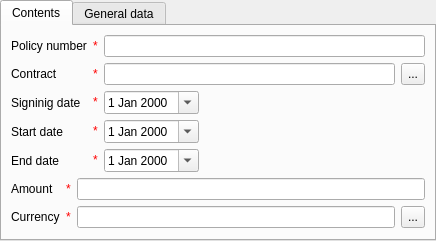
<?xml version="1.0" encoding="UTF-8"?>
<ui version="4.0">
 <class>insuranceCardPage</class>
 <widget class="ma::chrono::CardPage" name="insuranceCardPage">
  <property name="geometry">
   <rect>
    <x>0</x>
    <y>0</y>
    <width>436</width>
    <height>239</height>
   </rect>
  </property>
  <property name="windowTitle">
   <string> - Insurances</string>
  </property>
  <layout class="QVBoxLayout" name="verticalLayout">
   <property name="margin">
    <number>0</number>
   </property>
   <item>
    <widget class="QTabWidget" name="tabWidget">
     <property name="currentIndex">
      <number>0</number>
     </property>
     <widget class="QWidget" name="contentsTab">
      <attribute name="title">
       <string>Contents</string>
      </attribute>
      <layout class="QGridLayout" name="gridLayout">
       <item row="1" column="1">
        <widget class="QLineEdit" name="policyNumberEdit"/>
       </item>
       <item row="5" column="1">
        <layout class="QHBoxLayout" name="horizontalLayout_24">
         <item>
          <widget class="QDateEdit" name="signingDateEdit">
           <property name="calendarPopup">
            <bool>true</bool>
           </property>
          </widget>
         </item>
         <item>
          <spacer name="horizontalSpacer">
           <property name="orientation">
            <enum>Qt::Horizontal</enum>
           </property>
           <property name="sizeHint" stdset="0">
            <size>
             <width>40</width>
             <height>20</height>
            </size>
           </property>
          </spacer>
         </item>
        </layout>
       </item>
       <item row="9" column="1">
        <layout class="QHBoxLayout" name="horizontalLayout_25">
         <item>
          <widget class="QDateEdit" name="endDateEdit">
           <property name="calendarPopup">
            <bool>true</bool>
           </property>
          </widget>
         </item>
         <item>
          <spacer name="horizontalSpacer_2">
           <property name="orientation">
            <enum>Qt::Horizontal</enum>
           </property>
           <property name="sizeHint" stdset="0">
            <size>
             <width>40</width>
             <height>20</height>
            </size>
           </property>
          </spacer>
         </item>
        </layout>
       </item>
       <item row="10" column="0" colspan="2">
        <layout class="QGridLayout" name="gridLayout_4">
         <item row="2" column="1">
          <widget class="QLineEdit" name="amountEdit"/>
         </item>
         <item row="4" column="1">
          <layout class="QHBoxLayout" name="horizontalLayout_22">
           <item>
            <widget class="QLineEdit" name="currencyEdit">
             <property name="readOnly">
              <bool>true</bool>
             </property>
            </widget>
           </item>
           <item>
            <widget class="QToolButton" name="currencyBtn">
             <property name="sizePolicy">
              <sizepolicy hsizetype="Fixed" vsizetype="Preferred">
               <horstretch>0</horstretch>
               <verstretch>0</verstretch>
              </sizepolicy>
             </property>
             <property name="text">
              <string>...</string>
             </property>
            </widget>
           </item>
          </layout>
         </item>
         <item row="2" column="0">
          <layout class="QHBoxLayout" name="horizontalLayout_6">
           <item>
            <widget class="QLabel" name="label_5">
             <property name="text">
              <string>Amount</string>
             </property>
            </widget>
           </item>
           <item>
            <widget class="QLabel" name="asterikLabel_6">
             <property name="sizePolicy">
              <sizepolicy hsizetype="Maximum" vsizetype="Preferred">
               <horstretch>0</horstretch>
               <verstretch>0</verstretch>
              </sizepolicy>
             </property>
             <property name="toolTip">
              <string>required field</string>
             </property>
             <property name="text">
              <string>&lt;!DOCTYPE HTML PUBLIC &quot;-//W3C//DTD HTML 4.0//EN&quot; &quot;http://www.w3.org/TR/REC-html40/strict.dtd&quot;&gt;
&lt;html&gt;
&lt;head&gt;
&lt;meta name=&quot;qrichtext&quot; content=&quot;1&quot;/&gt;
&lt;/head&gt;
&lt;body&gt;
&lt;span style=&quot; color:red;&quot;&gt;*&lt;/span&gt;
&lt;/body&gt;
&lt;/html&gt;</string>
             </property>
            </widget>
           </item>
          </layout>
         </item>
         <item row="4" column="0">
          <layout class="QHBoxLayout" name="horizontalLayout_7">
           <item>
            <widget class="QLabel" name="label_6">
             <property name="text">
              <string>Currency</string>
             </property>
            </widget>
           </item>
           <item>
            <widget class="QLabel" name="asterikLabel_7">
             <property name="sizePolicy">
              <sizepolicy hsizetype="Maximum" vsizetype="Preferred">
               <horstretch>0</horstretch>
               <verstretch>0</verstretch>
              </sizepolicy>
             </property>
             <property name="toolTip">
              <string>required field</string>
             </property>
             <property name="text">
              <string>&lt;!DOCTYPE HTML PUBLIC &quot;-//W3C//DTD HTML 4.0//EN&quot; &quot;http://www.w3.org/TR/REC-html40/strict.dtd&quot;&gt;
&lt;html&gt;
&lt;head&gt;
&lt;meta name=&quot;qrichtext&quot; content=&quot;1&quot;/&gt;
&lt;/head&gt;
&lt;body&gt;
&lt;span style=&quot; color:red;&quot;&gt;*&lt;/span&gt;
&lt;/body&gt;
&lt;/html&gt;</string>
             </property>
            </widget>
           </item>
          </layout>
         </item>
        </layout>
       </item>
       <item row="16" column="0" colspan="2">
        <spacer name="verticalSpacer">
         <property name="orientation">
          <enum>Qt::Vertical</enum>
         </property>
         <property name="sizeHint" stdset="0">
          <size>
           <width>20</width>
           <height>40</height>
          </size>
         </property>
        </spacer>
       </item>
       <item row="3" column="1">
        <layout class="QHBoxLayout" name="horizontalLayout_23">
         <item>
          <widget class="QLineEdit" name="contractNumberEdit">
           <property name="readOnly">
            <bool>true</bool>
           </property>
          </widget>
         </item>
         <item>
          <widget class="QToolButton" name="contractBtn">
           <property name="sizePolicy">
            <sizepolicy hsizetype="Fixed" vsizetype="Preferred">
             <horstretch>0</horstretch>
             <verstretch>0</verstretch>
            </sizepolicy>
           </property>
           <property name="text">
            <string>...</string>
           </property>
          </widget>
         </item>
        </layout>
       </item>
       <item row="7" column="1">
        <layout class="QHBoxLayout" name="horizontalLayout_26">
         <item>
          <widget class="QDateEdit" name="startDateEdit">
           <property name="calendarPopup">
            <bool>true</bool>
           </property>
          </widget>
         </item>
         <item>
          <spacer name="horizontalSpacer_3">
           <property name="orientation">
            <enum>Qt::Horizontal</enum>
           </property>
           <property name="sizeHint" stdset="0">
            <size>
             <width>40</width>
             <height>20</height>
            </size>
           </property>
          </spacer>
         </item>
        </layout>
       </item>
       <item row="1" column="0">
        <layout class="QHBoxLayout" name="horizontalLayout">
         <item>
          <widget class="QLabel" name="label_3">
           <property name="text">
            <string>Policy number</string>
           </property>
          </widget>
         </item>
         <item>
          <widget class="QLabel" name="asterikLabel">
           <property name="sizePolicy">
            <sizepolicy hsizetype="Maximum" vsizetype="Preferred">
             <horstretch>0</horstretch>
             <verstretch>0</verstretch>
            </sizepolicy>
           </property>
           <property name="toolTip">
            <string>required field</string>
           </property>
           <property name="text">
            <string>&lt;!DOCTYPE HTML PUBLIC &quot;-//W3C//DTD HTML 4.0//EN&quot; &quot;http://www.w3.org/TR/REC-html40/strict.dtd&quot;&gt;
&lt;html&gt;
&lt;head&gt;
&lt;meta name=&quot;qrichtext&quot; content=&quot;1&quot;/&gt;
&lt;/head&gt;
&lt;body&gt;
&lt;span style=&quot; color:red;&quot;&gt;*&lt;/span&gt;
&lt;/body&gt;
&lt;/html&gt;</string>
           </property>
          </widget>
         </item>
        </layout>
       </item>
       <item row="3" column="0">
        <layout class="QHBoxLayout" name="horizontalLayout_2">
         <item>
          <widget class="QLabel" name="label">
           <property name="text">
            <string>Contract</string>
           </property>
          </widget>
         </item>
         <item>
          <widget class="QLabel" name="asterikLabel_2">
           <property name="sizePolicy">
            <sizepolicy hsizetype="Maximum" vsizetype="Preferred">
             <horstretch>0</horstretch>
             <verstretch>0</verstretch>
            </sizepolicy>
           </property>
           <property name="toolTip">
            <string>required field</string>
           </property>
           <property name="text">
            <string>&lt;!DOCTYPE HTML PUBLIC &quot;-//W3C//DTD HTML 4.0//EN&quot; &quot;http://www.w3.org/TR/REC-html40/strict.dtd&quot;&gt;
&lt;html&gt;
&lt;head&gt;
&lt;meta name=&quot;qrichtext&quot; content=&quot;1&quot;/&gt;
&lt;/head&gt;
&lt;body&gt;
&lt;span style=&quot; color:red;&quot;&gt;*&lt;/span&gt;
&lt;/body&gt;
&lt;/html&gt;</string>
           </property>
          </widget>
         </item>
        </layout>
       </item>
       <item row="5" column="0">
        <layout class="QHBoxLayout" name="horizontalLayout_3">
         <item>
          <widget class="QLabel" name="label_2">
           <property name="text">
            <string>Signinig date</string>
           </property>
          </widget>
         </item>
         <item>
          <widget class="QLabel" name="asterikLabel_3">
           <property name="sizePolicy">
            <sizepolicy hsizetype="Maximum" vsizetype="Preferred">
             <horstretch>0</horstretch>
             <verstretch>0</verstretch>
            </sizepolicy>
           </property>
           <property name="toolTip">
            <string>required field</string>
           </property>
           <property name="text">
            <string>&lt;!DOCTYPE HTML PUBLIC &quot;-//W3C//DTD HTML 4.0//EN&quot; &quot;http://www.w3.org/TR/REC-html40/strict.dtd&quot;&gt;
&lt;html&gt;
&lt;head&gt;
&lt;meta name=&quot;qrichtext&quot; content=&quot;1&quot;/&gt;
&lt;/head&gt;
&lt;body&gt;
&lt;span style=&quot; color:red;&quot;&gt;*&lt;/span&gt;
&lt;/body&gt;
&lt;/html&gt;</string>
           </property>
          </widget>
         </item>
        </layout>
       </item>
       <item row="7" column="0">
        <layout class="QHBoxLayout" name="horizontalLayout_4">
         <item>
          <widget class="QLabel" name="label_8">
           <property name="text">
            <string>Start date</string>
           </property>
          </widget>
         </item>
         <item>
          <widget class="QLabel" name="asterikLabel_4">
           <property name="sizePolicy">
            <sizepolicy hsizetype="Maximum" vsizetype="Preferred">
             <horstretch>0</horstretch>
             <verstretch>0</verstretch>
            </sizepolicy>
           </property>
           <property name="toolTip">
            <string>required field</string>
           </property>
           <property name="text">
            <string>&lt;!DOCTYPE HTML PUBLIC &quot;-//W3C//DTD HTML 4.0//EN&quot; &quot;http://www.w3.org/TR/REC-html40/strict.dtd&quot;&gt;
&lt;html&gt;
&lt;head&gt;
&lt;meta name=&quot;qrichtext&quot; content=&quot;1&quot;/&gt;
&lt;/head&gt;
&lt;body&gt;
&lt;span style=&quot; color:red;&quot;&gt;*&lt;/span&gt;
&lt;/body&gt;
&lt;/html&gt;</string>
           </property>
          </widget>
         </item>
        </layout>
       </item>
       <item row="9" column="0">
        <layout class="QHBoxLayout" name="horizontalLayout_5">
         <item>
          <widget class="QLabel" name="label_4">
           <property name="text">
            <string>End date</string>
           </property>
          </widget>
         </item>
         <item>
          <widget class="QLabel" name="asterikLabel_5">
           <property name="sizePolicy">
            <sizepolicy hsizetype="Maximum" vsizetype="Preferred">
             <horstretch>0</horstretch>
             <verstretch>0</verstretch>
            </sizepolicy>
           </property>
           <property name="toolTip">
            <string>required field</string>
           </property>
           <property name="text">
            <string>&lt;!DOCTYPE HTML PUBLIC &quot;-//W3C//DTD HTML 4.0//EN&quot; &quot;http://www.w3.org/TR/REC-html40/strict.dtd&quot;&gt;
&lt;html&gt;
&lt;head&gt;
&lt;meta name=&quot;qrichtext&quot; content=&quot;1&quot;/&gt;
&lt;/head&gt;
&lt;body&gt;
&lt;span style=&quot; color:red;&quot;&gt;*&lt;/span&gt;
&lt;/body&gt;
&lt;/html&gt;</string>
           </property>
          </widget>
         </item>
        </layout>
       </item>
      </layout>
     </widget>
     <widget class="QWidget" name="generalTab">
      <attribute name="title">
       <string>General data</string>
      </attribute>
      <layout class="QGridLayout" name="gridLayout_2">
       <item row="0" column="0">
        <widget class="QLabel" name="label_14">
         <property name="text">
          <string>User, creator</string>
         </property>
        </widget>
       </item>
       <item row="0" column="1">
        <layout class="QHBoxLayout" name="horizontalLayout_17">
         <item>
          <widget class="QLineEdit" name="createUserEdit">
           <property name="readOnly">
            <bool>true</bool>
           </property>
          </widget>
         </item>
         <item>
          <widget class="QToolButton" name="createUserBtn">
           <property name="sizePolicy">
            <sizepolicy hsizetype="Fixed" vsizetype="Preferred">
             <horstretch>0</horstretch>
             <verstretch>0</verstretch>
            </sizepolicy>
           </property>
           <property name="text">
            <string>...</string>
           </property>
          </widget>
         </item>
        </layout>
       </item>
       <item row="1" column="0">
        <widget class="QLabel" name="label_17">
         <property name="text">
          <string>Time, created</string>
         </property>
        </widget>
       </item>
       <item row="1" column="1">
        <layout class="QHBoxLayout" name="horizontalLayout_19">
         <item>
          <widget class="QLineEdit" name="createTimeEdit">
           <property name="readOnly">
            <bool>true</bool>
           </property>
          </widget>
         </item>
        </layout>
       </item>
       <item row="2" column="0">
        <widget class="QLabel" name="label_16">
         <property name="text">
          <string>User, last update</string>
         </property>
        </widget>
       </item>
       <item row="2" column="1">
        <layout class="QHBoxLayout" name="horizontalLayout_18">
         <item>
          <widget class="QLineEdit" name="updateUserEdit">
           <property name="readOnly">
            <bool>true</bool>
           </property>
          </widget>
         </item>
         <item>
          <widget class="QToolButton" name="updateUserBtn">
           <property name="sizePolicy">
            <sizepolicy hsizetype="Fixed" vsizetype="Preferred">
             <horstretch>0</horstretch>
             <verstretch>0</verstretch>
            </sizepolicy>
           </property>
           <property name="text">
            <string>...</string>
           </property>
          </widget>
         </item>
        </layout>
       </item>
       <item row="3" column="0">
        <widget class="QLabel" name="label_15">
         <property name="text">
          <string>Time, last update</string>
         </property>
        </widget>
       </item>
       <item row="3" column="1">
        <layout class="QHBoxLayout" name="horizontalLayout_16">
         <item>
          <widget class="QLineEdit" name="updateTimeEdit">
           <property name="readOnly">
            <bool>true</bool>
           </property>
          </widget>
         </item>
        </layout>
       </item>
       <item row="4" column="1">
        <spacer name="verticalSpacer_2">
         <property name="orientation">
          <enum>Qt::Vertical</enum>
         </property>
         <property name="sizeHint" stdset="0">
          <size>
           <width>20</width>
           <height>40</height>
          </size>
         </property>
        </spacer>
       </item>
      </layout>
     </widget>
    </widget>
   </item>
  </layout>
 </widget>
 <customwidgets>
  <customwidget>
   <class>ma::chrono::CardPage</class>
   <extends>QWidget</extends>
   <header location="global">ma/chrono/cardpage.h</header>
   <container>1</container>
  </customwidget>
 </customwidgets>
 <tabstops>
  <tabstop>tabWidget</tabstop>
  <tabstop>policyNumberEdit</tabstop>
  <tabstop>contractNumberEdit</tabstop>
  <tabstop>contractBtn</tabstop>
  <tabstop>signingDateEdit</tabstop>
  <tabstop>startDateEdit</tabstop>
  <tabstop>endDateEdit</tabstop>
  <tabstop>amountEdit</tabstop>
  <tabstop>currencyEdit</tabstop>
  <tabstop>currencyBtn</tabstop>
  <tabstop>createUserEdit</tabstop>
  <tabstop>createUserBtn</tabstop>
  <tabstop>createTimeEdit</tabstop>
  <tabstop>updateUserEdit</tabstop>
  <tabstop>updateUserBtn</tabstop>
  <tabstop>updateTimeEdit</tabstop>
 </tabstops>
 <resources/>
 <connections/>
</ui>
